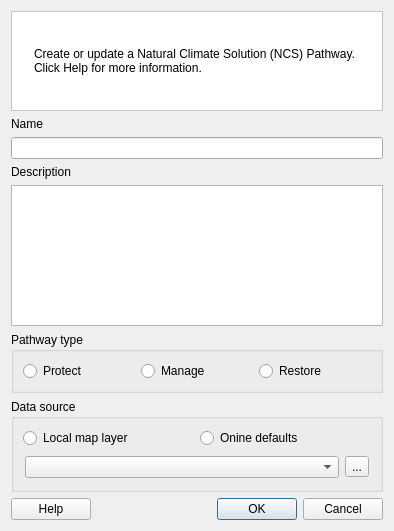
<?xml version="1.0" encoding="UTF-8"?>
<ui version="4.0">
 <class>Dialog</class>
 <widget class="QDialog" name="Dialog">
  <property name="geometry">
   <rect>
    <x>0</x>
    <y>0</y>
    <width>394</width>
    <height>531</height>
   </rect>
  </property>
  <property name="minimumSize">
   <size>
    <width>0</width>
    <height>0</height>
   </size>
  </property>
  <property name="windowTitle">
   <string>NCS Pathway Editor</string>
  </property>
  <layout class="QGridLayout" name="gridLayout_4">
   <item row="0" column="0" colspan="3">
    <widget class="QFrame" name="frame">
     <property name="sizePolicy">
      <sizepolicy hsizetype="Preferred" vsizetype="MinimumExpanding">
       <horstretch>0</horstretch>
       <verstretch>0</verstretch>
      </sizepolicy>
     </property>
     <property name="minimumSize">
      <size>
       <width>0</width>
       <height>100</height>
      </size>
     </property>
     <property name="maximumSize">
      <size>
       <width>16777215</width>
       <height>100</height>
      </size>
     </property>
     <property name="autoFillBackground">
      <bool>false</bool>
     </property>
     <property name="styleSheet">
      <string notr="true">background-color: rgb(255, 255, 255);</string>
     </property>
     <property name="frameShape">
      <enum>QFrame::StyledPanel</enum>
     </property>
     <property name="frameShadow">
      <enum>QFrame::Raised</enum>
     </property>
     <layout class="QHBoxLayout" name="horizontalLayout">
      <item>
       <widget class="QLabel" name="icon_la">
        <property name="sizePolicy">
         <sizepolicy hsizetype="Fixed" vsizetype="Fixed">
          <horstretch>0</horstretch>
          <verstretch>0</verstretch>
         </sizepolicy>
        </property>
        <property name="maximumSize">
         <size>
          <width>91</width>
          <height>81</height>
         </size>
        </property>
        <property name="text">
         <string/>
        </property>
        <property name="scaledContents">
         <bool>true</bool>
        </property>
       </widget>
      </item>
      <item>
       <widget class="QLabel" name="label_123">
        <property name="sizePolicy">
         <sizepolicy hsizetype="MinimumExpanding" vsizetype="Expanding">
          <horstretch>0</horstretch>
          <verstretch>0</verstretch>
         </sizepolicy>
        </property>
        <property name="text">
         <string>&lt;html&gt;&lt;head/&gt;&lt;body&gt;&lt;p&gt;Create or update a Natural Climate Solution (NCS) Pathway. Click Help for more information.&lt;/p&gt;&lt;/body&gt;&lt;/html&gt;</string>
        </property>
        <property name="scaledContents">
         <bool>false</bool>
        </property>
        <property name="wordWrap">
         <bool>true</bool>
        </property>
        <property name="openExternalLinks">
         <bool>true</bool>
        </property>
       </widget>
      </item>
     </layout>
    </widget>
   </item>
   <item row="1" column="0" colspan="3">
    <layout class="QVBoxLayout" name="vl_notification"/>
   </item>
   <item row="2" column="0" colspan="3">
    <widget class="QLabel" name="label">
     <property name="text">
      <string>Name</string>
     </property>
    </widget>
   </item>
   <item row="3" column="0" colspan="3">
    <widget class="QLineEdit" name="txt_name">
     <property name="maxLength">
      <number>200</number>
     </property>
    </widget>
   </item>
   <item row="4" column="0" colspan="3">
    <widget class="QLabel" name="label_2">
     <property name="text">
      <string>Description</string>
     </property>
    </widget>
   </item>
   <item row="5" column="0" colspan="3">
    <widget class="QPlainTextEdit" name="txt_description"/>
   </item>
   <item row="6" column="0" colspan="3">
    <widget class="QGroupBox" name="groupBox">
     <property name="minimumSize">
      <size>
       <width>0</width>
       <height>0</height>
      </size>
     </property>
     <property name="title">
      <string>Pathway type</string>
     </property>
     <layout class="QHBoxLayout" name="horizontalLayout_2">
      <item>
       <widget class="QRadioButton" name="rb_protection">
        <property name="text">
         <string>Protect</string>
        </property>
       </widget>
      </item>
      <item>
       <widget class="QRadioButton" name="rb_restoration">
        <property name="text">
         <string>Manage</string>
        </property>
       </widget>
      </item>
      <item>
       <widget class="QRadioButton" name="rb_management">
        <property name="text">
         <string>Restore</string>
        </property>
       </widget>
      </item>
     </layout>
    </widget>
   </item>
   <item row="7" column="0" colspan="3">
    <widget class="QGroupBox" name="groupBox_2">
     <property name="title">
      <string>Data source</string>
     </property>
     <layout class="QGridLayout" name="gridLayout_3">
      <item row="0" column="0">
       <widget class="QRadioButton" name="rb_local">
        <property name="text">
         <string>Local map layer</string>
        </property>
       </widget>
      </item>
      <item row="0" column="1">
       <widget class="QRadioButton" name="rb_online">
        <property name="text">
         <string>Onine defaults</string>
        </property>
       </widget>
      </item>
      <item row="1" column="0" colspan="2">
       <widget class="QStackedWidget" name="data_source_stacked_widget">
        <property name="frameShape">
         <enum>QFrame::NoFrame</enum>
        </property>
        <widget class="QWidget" name="pg_local">
         <layout class="QGridLayout" name="gridLayout_2">
          <property name="leftMargin">
           <number>2</number>
          </property>
          <property name="topMargin">
           <number>2</number>
          </property>
          <property name="rightMargin">
           <number>2</number>
          </property>
          <property name="bottomMargin">
           <number>2</number>
          </property>
          <item row="0" column="0">
           <widget class="QgsMapLayerComboBox" name="cbo_layer"/>
          </item>
          <item row="0" column="1">
           <widget class="QToolButton" name="btn_add_layer">
            <property name="text">
             <string>...</string>
            </property>
           </widget>
          </item>
         </layout>
        </widget>
        <widget class="QWidget" name="pg_online">
         <layout class="QGridLayout" name="gridLayout">
          <property name="leftMargin">
           <number>2</number>
          </property>
          <property name="topMargin">
           <number>2</number>
          </property>
          <property name="rightMargin">
           <number>2</number>
          </property>
          <property name="bottomMargin">
           <number>2</number>
          </property>
          <item row="0" column="0">
           <widget class="QComboBox" name="cbo_default_layer"/>
          </item>
         </layout>
        </widget>
       </widget>
      </item>
     </layout>
    </widget>
   </item>
   <item row="8" column="0">
    <widget class="QPushButton" name="btn_help">
     <property name="text">
      <string>Help</string>
     </property>
    </widget>
   </item>
   <item row="8" column="1">
    <spacer name="horizontalSpacer">
     <property name="orientation">
      <enum>Qt::Horizontal</enum>
     </property>
     <property name="sizeHint" stdset="0">
      <size>
       <width>178</width>
       <height>20</height>
      </size>
     </property>
    </spacer>
   </item>
   <item row="8" column="2">
    <widget class="QDialogButtonBox" name="buttonBox">
     <property name="orientation">
      <enum>Qt::Horizontal</enum>
     </property>
     <property name="standardButtons">
      <set>QDialogButtonBox::Cancel|QDialogButtonBox::Ok</set>
     </property>
    </widget>
   </item>
  </layout>
 </widget>
 <customwidgets>
  <customwidget>
   <class>QgsMapLayerComboBox</class>
   <extends>QComboBox</extends>
   <header>qgsmaplayercombobox.h</header>
  </customwidget>
 </customwidgets>
 <tabstops>
  <tabstop>txt_name</tabstop>
  <tabstop>txt_description</tabstop>
  <tabstop>cbo_layer</tabstop>
  <tabstop>btn_add_layer</tabstop>
  <tabstop>btn_help</tabstop>
 </tabstops>
 <resources/>
 <connections>
  <connection>
   <sender>buttonBox</sender>
   <signal>rejected()</signal>
   <receiver>Dialog</receiver>
   <slot>reject()</slot>
   <hints>
    <hint type="sourcelabel">
     <x>316</x>
     <y>260</y>
    </hint>
    <hint type="destinationlabel">
     <x>286</x>
     <y>274</y>
    </hint>
   </hints>
  </connection>
 </connections>
</ui>
